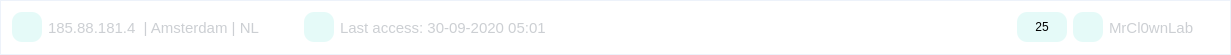
    <widget class="QFrame" name="frame_TopBar">
     <property name="geometry">
      <rect>
       <x>0</x>
       <y>0</y>
       <width>1231</width>
       <height>55</height>
      </rect>
     </property>
     <property name="minimumSize">
      <size>
       <width>0</width>
       <height>55</height>
      </size>
     </property>
     <property name="maximumSize">
      <size>
       <width>16777215</width>
       <height>55</height>
      </size>
     </property>
     <property name="layoutDirection">
      <enum>Qt::RightToLeft</enum>
     </property>
     <property name="styleSheet">
      <string notr="true">QFrame{
background-color: #ffffff;
border:1px solid #edf2fa;
}</string>
     </property>
     <property name="frameShape">
      <enum>QFrame::StyledPanel</enum>
     </property>
     <property name="frameShadow">
      <enum>QFrame::Raised</enum>
     </property>
     <layout class="QHBoxLayout" name="horizontalLayout_5">
      <item>
       <widget class="QLabel" name="label_PerfilName">
        <property name="maximumSize">
         <size>
          <width>110</width>
          <height>16777215</height>
         </size>
        </property>
        <property name="styleSheet">
         <string notr="true">QLabel{
color:rgb(204, 207, 211);
	font-size:15px;
	border:0px;

}

</string>
        </property>
        <property name="text">
         <string>MrCl0wnLab</string>
        </property>
        <property name="alignment">
         <set>Qt::AlignLeading|Qt::AlignLeft|Qt::AlignVCenter</set>
        </property>
       </widget>
      </item>
      <item>
       <widget class="QPushButton" name="pushButton_Perfil">
        <property name="minimumSize">
         <size>
          <width>30</width>
          <height>30</height>
         </size>
        </property>
        <property name="maximumSize">
         <size>
          <width>30</width>
          <height>30</height>
         </size>
        </property>
        <property name="styleSheet">
         <string notr="true">QPushButton{
background-color:#e5faf8;
border:0px;
border-radius:10px;
}</string>
        </property>
        <property name="text">
         <string/>
        </property>
        <property name="icon">
         <iconset resource="../../Python_PySide2_DashInfosecGreen-main/Python_PySide2_DashInfosecGreen-main/assets/files.qrc">
          <normaloff>:/icons/user-3.png</normaloff>:/icons/user-3.png</iconset>
        </property>
        <property name="iconSize">
         <size>
          <width>20</width>
          <height>20</height>
         </size>
        </property>
       </widget>
      </item>
      <item>
       <widget class="QPushButton" name="pushButton_Notifications">
        <property name="minimumSize">
         <size>
          <width>50</width>
          <height>30</height>
         </size>
        </property>
        <property name="maximumSize">
         <size>
          <width>50</width>
          <height>30</height>
         </size>
        </property>
        <property name="layoutDirection">
         <enum>Qt::LeftToRight</enum>
        </property>
        <property name="styleSheet">
         <string notr="true">QPushButton{
background-color:#e5faf8;
border:0px;
border-radius:10px;
}</string>
        </property>
        <property name="text">
         <string>25</string>
        </property>
        <property name="icon">
         <iconset resource="../../Python_PySide2_DashInfosecGreen-main/Python_PySide2_DashInfosecGreen-main/assets/files.qrc">
          <normaloff>:/icons/alarm.png</normaloff>:/icons/alarm.png</iconset>
        </property>
        <property name="iconSize">
         <size>
          <width>20</width>
          <height>20</height>
         </size>
        </property>
       </widget>
      </item>
      <item>
       <widget class="QFrame" name="frame_TopBarSpace">
        <property name="styleSheet">
         <string notr="true">QFrame{border:0px;}</string>
        </property>
        <property name="frameShape">
         <enum>QFrame::StyledPanel</enum>
        </property>
        <property name="frameShadow">
         <enum>QFrame::Raised</enum>
        </property>
       </widget>
      </item>
      <item>
       <widget class="QLabel" name="label_LastAccess">
        <property name="minimumSize">
         <size>
          <width>160</width>
          <height>0</height>
         </size>
        </property>
        <property name="maximumSize">
         <size>
          <width>250</width>
          <height>16777215</height>
         </size>
        </property>
        <property name="styleSheet">
         <string notr="true">QLabel{
color:rgb(204, 207, 211);
	font-size:15px;
	border:0px;

}

</string>
        </property>
        <property name="text">
         <string>Last access: 30-09-2020 05:01</string>
        </property>
        <property name="alignment">
         <set>Qt::AlignLeading|Qt::AlignLeft|Qt::AlignVCenter</set>
        </property>
       </widget>
      </item>
      <item>
       <widget class="QPushButton" name="pushButton_LastAccess">
        <property name="minimumSize">
         <size>
          <width>30</width>
          <height>30</height>
         </size>
        </property>
        <property name="maximumSize">
         <size>
          <width>30</width>
          <height>30</height>
         </size>
        </property>
        <property name="styleSheet">
         <string notr="true">QPushButton{
background-color:#e5faf8;
border:0px;
border-radius:10px;
}</string>
        </property>
        <property name="text">
         <string/>
        </property>
        <property name="icon">
         <iconset resource="../../Python_PySide2_DashInfosecGreen-main/Python_PySide2_DashInfosecGreen-main/assets/files.qrc">
          <normaloff>:/icons/clock-1.png</normaloff>:/icons/clock-1.png</iconset>
        </property>
        <property name="iconSize">
         <size>
          <width>20</width>
          <height>20</height>
         </size>
        </property>
       </widget>
      </item>
      <item>
       <widget class="QLabel" name="label_IpInfo">
        <property name="minimumSize">
         <size>
          <width>160</width>
          <height>0</height>
         </size>
        </property>
        <property name="maximumSize">
         <size>
          <width>250</width>
          <height>16777215</height>
         </size>
        </property>
        <property name="styleSheet">
         <string notr="true">QLabel{
color:rgb(204, 207, 211);
	font-size:15px;
	border:0px;

}

</string>
        </property>
        <property name="text">
         <string>185.88.181.4  | Amsterdam | NL</string>
        </property>
        <property name="alignment">
         <set>Qt::AlignLeading|Qt::AlignLeft|Qt::AlignVCenter</set>
        </property>
       </widget>
      </item>
      <item>
       <widget class="QPushButton" name="pushButton_InfoIo">
        <property name="minimumSize">
         <size>
          <width>30</width>
          <height>30</height>
         </size>
        </property>
        <property name="maximumSize">
         <size>
          <width>30</width>
          <height>30</height>
         </size>
        </property>
        <property name="styleSheet">
         <string notr="true">QPushButton{
background-color:#e5faf8;
border:0px;
border-radius:10px;
}</string>
        </property>
        <property name="text">
         <string/>
        </property>
        <property name="icon">
         <iconset resource="../../Python_PySide2_DashInfosecGreen-main/Python_PySide2_DashInfosecGreen-main/assets/files.qrc">
          <normaloff>:/icons/placeholder.png</normaloff>:/icons/placeholder.png</iconset>
        </property>
        <property name="iconSize">
         <size>
          <width>20</width>
          <height>20</height>
         </size>
        </property>
       </widget>
      </item>
     </layout>
    </widget>
